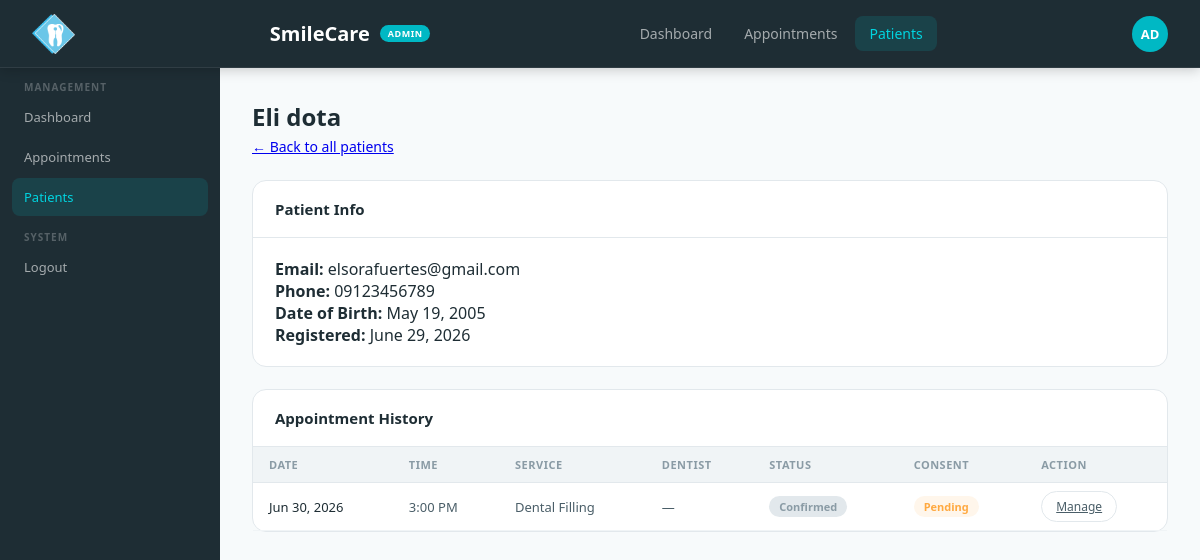
The app's page /patients/view.php?id=2 (signed in) with its own data.
### tables this page shows
CREATE TABLE `users` (
  `user_id` int NOT NULL,
  `first_name` varchar(50) NOT NULL,
  `last_name` varchar(50) NOT NULL,
  `email` varchar(100) NOT NULL,
  `phone` varchar(20) NOT NULL,
  `date_of_birth` date DEFAULT NULL,
  `password_hash` varchar(255) NOT NULL,
  `role` enum('patient','admin') NOT NULL DEFAULT 'patient',
  `terms_accepted_at` datetime DEFAULT NULL,
  `created_at` datetime NOT NULL DEFAULT CURRENT_TIMESTAMP
);

CREATE TABLE `appointments` (
  `appointment_id` int NOT NULL,
  `patient_id` int NOT NULL,
  `dentist_id` int DEFAULT NULL,
  `service_id` int NOT NULL,
  `appointment_date` date NOT NULL,
  `appointment_time` time NOT NULL,
  `notes` varchar(500) DEFAULT NULL,
  `status` enum('pending','confirmed','completed','cancelled') NOT NULL DEFAULT 'pending',
  `consent_status` enum('not_required','pending','signed') NOT NULL DEFAULT 'pending',
  `consent_signed_at` datetime DEFAULT NULL,
  `created_at` datetime NOT NULL DEFAULT CURRENT_TIMESTAMP
);

CREATE TABLE `services` (
  `service_id` int NOT NULL,
  `name` varchar(100) NOT NULL,
  `description` varchar(255) DEFAULT NULL,
  `starting_price` decimal(10,2) NOT NULL DEFAULT '0.00'
);

### patients/view.php (the view, shortened to what this page needs)
<?php
require_once __DIR__ . '/../config/db.php';
$id = $_GET['id'] ?? '';
$stmt = $conn->prepare("SELECT * FROM users WHERE user_id = ? AND role = 'patient'");
$stmt->bind_param('i', $id);
$stmt->execute();
$patient = $stmt->get_result()->fetch_assoc();
$stmt = $conn->prepare(
    "SELECT a.appointment_id, a.appointment_date, a.appointment_time, a.status, a.consent_status,
            s.name AS service_name, d.full_name AS dentist_name
     FROM appointments a
     JOIN services s ON s.service_id = a.service_id
     LEFT JOIN dentists d ON d.dentist_id = a.dentist_id
     WHERE a.patient_id = ?
     ORDER BY a.appointment_date DESC"
);
$stmt->bind_param('i', $id);
$stmt->execute();
$appointments = $stmt->get_result();
?>
<html>
  <head>
    <link rel="stylesheet" href="../assets/css/adminDashboard.css" />
  </head>
  <body>
    <?php require_once __DIR__ . '/../includes/navbar-admin.php'; ?>
    <div class="dashLayout">
      <aside class="sidebar sidebarAdmin">
        <nav class="sidebarNav">
          <div class="sidebarSectionLabel sidebarSectionLabelLight">Management</div>
          <a class="sidebarLink sidebarLinkLight" href="../adminDashboard.php"> Dashboard</a>
          <a class="sidebarLink sidebarLinkLight" href="../appointments/index.php"> Appointments</a>
          <a class="sidebarLink sidebarLinkLight active" href="index.php"> Patients</a>
          <div class="sidebarSectionLabel sidebarSectionLabelLight">System</div>
          <a class="sidebarLink sidebarLinkLight" href="../logout.php"> Logout</a>
        </nav>
      </aside>
      <main class="dashMain">
        <div class="dashHeader">
          <h2><?php echo htmlspecialchars($patient['first_name'] . ' ' . $patient['last_name']); ?></h2>
          <p><a href="index.php">← Back to all patients</a></p>
        </div>
        <div class="sectionCard">
          <div class="sectionCardHeader"><h3>Patient Info</h3></div>
          <div class="sectionCardBody">
            <p><strong>Email:</strong> <?php echo htmlspecialchars($patient['email']); ?></p>
            <p><strong>Phone:</strong> <?php echo htmlspecialchars($patient['phone']); ?></p>
            <p><strong>Date of Birth:</strong> <?php echo $patient['date_of_birth'] ? date('F j, Y', strtotime($patient['date_of_birth'])) : '—'; ?></p>
            <p><strong>Registered:</strong> <?php echo date('F j, Y', strtotime($patient['created_at'])); ?></p>
          </div>
        </div>
        <div class="sectionCard">
          <div class="sectionCardHeader"><h3>Appointment History</h3></div>
          <table class="dataTable">
            <thead>
              <tr>
                <th>Date</th>
                <th>Time</th>
                <th>Service</th>
                <th>Dentist</th>
                <th>Status</th>
                <th>Consent</th>
                <th>Action</th>
              </tr>
            </thead>
            <tbody>
              <?php while ($row = $appointments->fetch_assoc()): ?>
                <tr>
                  <td><?php echo date('M j, Y', strtotime($row['appointment_date'])); ?></td>
                  <td><?php echo date('g:i A', strtotime($row['appointment_time'])); ?></td>
                  <td><?php echo htmlspecialchars($row['service_name']); ?></td>
                  <td><?php echo htmlspecialchars($row['dentist_name'] ?? '—'); ?></td>
                  <td><span class="badge badgeGray"><?php echo ucfirst($row['status']); ?></span></td>
                  <td>
                    <span class="badge <?php echo $row['consent_status'] === 'signed' ? 'badgeGreen' : 'badgeAmber'; ?>">
                      <?php echo $row['consent_status'] === 'signed' ? 'Signed' : 'Pending'; ?>
                    </span>
                  </td>
                  <td><a class="btnSm btnSmOutline" href="../appointments/view.php?id=<?php echo $row['appointment_id']; ?>">Manage</a></td>
                </tr>
              <?php endwhile; ?>
            </tbody>
          </table>
        </div>
      </main>
    </div>
  </body>
</html>

### assets/css/adminDashboard.css (style rules this page uses)
:root { --teal: #00b8c4; --tealDark: #008a94; --tealLight: #e0f8fa; --tealMid: #00d4e0; --white: #ffffff; --offWhite: #f7fafb; --gray50: #f0f4f6; --gray100: #e2e8ec; --gray200: #c5d0d6; --gray400: #8a9ba5; --gray600: #4a5e68; --gray800: #1e2d34; --red: #ff5a5a; --green: #2ecc8a; --amber: #ffa940; --shadowSm: 0 1px 4px rgba(0, 0, 0, 0.06); --shadowMd: 0 4px 20px rgba(0, 0, 0, 0.08); --radius: 14px; --radiusSm: 8px; }
* { box-sizing: border-box; margin: 0; padding: 0; }
body { font-family: "Segoe UI", sans-serif; background: var(--offWhite); color: var(--gray800); }
.dashLayout { display: grid; grid-template-columns: 220px 1fr; min-height: calc(100vh - 68px); }
.sidebar { padding: 0; position: sticky; top: 68px; height: calc(100vh - 68px); overflow-y: auto; }
.sidebarAdmin { background: var(--gray800); border-right: none; }
.sidebarNav { padding: 0 12px; }
.sidebarSectionLabel { font-size: 10px; font-weight: 600; text-transform: uppercase; letter-spacing: 1px; padding: 12px 12px 4px; }
.sidebarSectionLabelLight { color: rgba(255, 255, 255, 0.25); }
.sidebarLink { display: flex; align-items: center; gap: 10px; padding: 10px 12px; border-radius: var(--radiusSm); font-size: 13px; font-weight: 500; cursor: pointer; transition: all 0.2s; text-decoration: none; margin-bottom: 2px; }
.sidebarLinkLight { color: rgba(255, 255, 255, 0.6); }
.sidebarLinkLight:hover, .sidebarLinkLight.active { background: rgba(0, 184, 196, 0.15); color: var(--tealMid); }
.dashMain { padding: 32px; background: var(--offWhite); }
.dashHeader { margin-bottom: 24px; }
.dashHeader h2 { font-size: 24px; font-weight: 700; color: var(--gray800); }
.dashHeader p { font-size: 14px; color: var(--gray400); margin-top: 4px; }
.sectionCard { background: var(--white); border-radius: var(--radius); border: 1px solid var(--gray100); margin-bottom: 22px; }
.sectionCardHeader { padding: 18px 22px; border-bottom: 1px solid var(--gray100); display: flex; align-items: center; justify-content: space-between; }
.sectionCardHeader h3 { font-size: 15px; font-weight: 600; color: var(--gray800); }
.sectionCardBody { padding: 20px 22px; }
.dataTable { width: 100%; border-collapse: collapse; }
.dataTable th { font-size: 11px; font-weight: 600; text-transform: uppercase; letter-spacing: 0.5px; color: var(--gray400); padding: 10px 16px; text-align: left; background: var(--gray50); border-bottom: 1px solid var(--gray100); }
.dataTable td { font-size: 13px; color: var(--gray600); padding: 13px 16px; border-bottom: 1px solid var(--gray50); }
.dataTable td:first-child { color: var(--gray800); font-weight: 500; }
.badge { display: inline-flex; align-items: center; padding: 3px 10px; border-radius: 20px; font-size: 11px; font-weight: 600; }
.badgeAmber { background: rgba(255, 169, 64, 0.1); color: var(--amber); }
.badgeGray { background: var(--gray100); color: var(--gray400); }
.btnSm { padding: 6px 14px; border-radius: 20px; font-size: 12px; font-weight: 500; cursor: pointer; transition: all 0.2s; font-family: "Segoe UI", sans-serif; border: none; }
.btnSmOutline { border: 1.5px solid var(--gray100); background: none; color: var(--gray600); }

### records on screen
users: first_name+last_name "Eli dota", email "elsorafuertes@gmail.com", phone "09123456789", date_of_birth "May 19, 2005", created_at "June 29, 2026"
appointments: appointment_date "Jun 30, 2026", appointment_time "3:00 PM", service.name "Dental Filling", dentist_name "—", status "Confirmed", consent_status "Pending"
